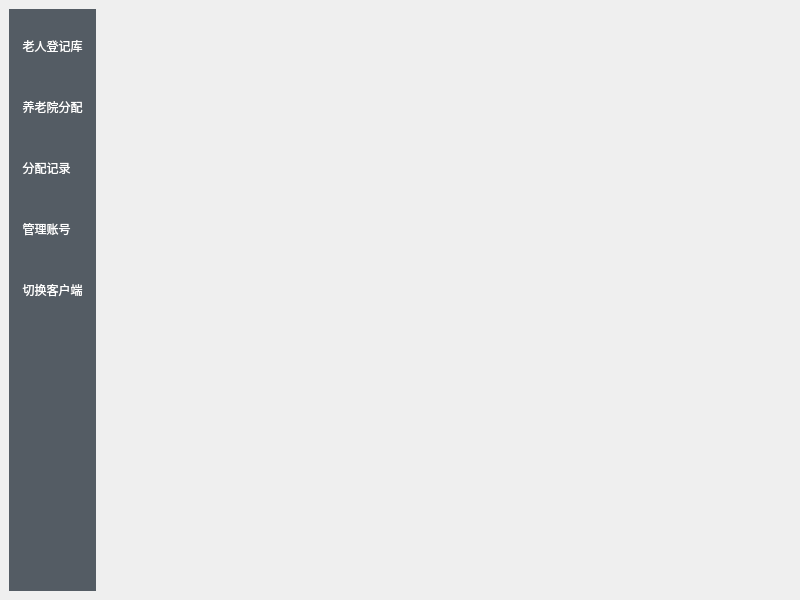
<?xml version="1.0" encoding="UTF-8"?>
<ui version="4.0">
 <class>MainWindow</class>
 <widget class="QMainWindow" name="MainWindow">
  <property name="geometry">
   <rect>
    <x>0</x>
    <y>0</y>
    <width>800</width>
    <height>600</height>
   </rect>
  </property>
  <property name="windowTitle">
   <string>MainWindow</string>
  </property>
  <widget class="QWidget" name="centralwidget">
   <property name="styleSheet">
    <string notr="true">QWidget#tool {;background-color:rgb(84,92,100);}
QWidget#tool QToolButton{border :none;background-color:rgb(84,92,100);color:white;min-height:55px;font:14px&quot;微软雅黑&quot;}
</string>
   </property>
   <layout class="QGridLayout" name="gridLayout_2">
    <item row="0" column="0">
     <widget class="QWidget" name="tool" native="true">
      <layout class="QGridLayout" name="gridLayout">
       <item row="3" column="0">
        <widget class="QToolButton" name="tb4">
         <property name="text">
          <string>管理账号</string>
         </property>
         <attribute name="buttonGroup">
          <string notr="true">buttonGroup</string>
         </attribute>
        </widget>
       </item>
       <item row="5" column="0">
        <spacer name="verticalSpacer">
         <property name="orientation">
          <enum>Qt::Vertical</enum>
         </property>
         <property name="sizeHint" stdset="0">
          <size>
           <width>20</width>
           <height>346</height>
          </size>
         </property>
        </spacer>
       </item>
       <item row="0" column="0">
        <widget class="QToolButton" name="tb1">
         <property name="text">
          <string>老人登记库</string>
         </property>
         <attribute name="buttonGroup">
          <string notr="true">buttonGroup</string>
         </attribute>
        </widget>
       </item>
       <item row="2" column="0">
        <widget class="QToolButton" name="tb2">
         <property name="text">
          <string>分配记录</string>
         </property>
         <attribute name="buttonGroup">
          <string notr="true">buttonGroup</string>
         </attribute>
        </widget>
       </item>
       <item row="1" column="0">
        <widget class="QToolButton" name="tb3">
         <property name="text">
          <string>养老院分配</string>
         </property>
         <attribute name="buttonGroup">
          <string notr="true">buttonGroup</string>
         </attribute>
        </widget>
       </item>
       <item row="4" column="0">
        <widget class="QToolButton" name="tb5">
         <property name="text">
          <string>切换客户端</string>
         </property>
        </widget>
       </item>
      </layout>
     </widget>
    </item>
    <item row="0" column="1">
     <widget class="QStackedWidget" name="stackedWidget">
      <property name="toolTipDuration">
       <number>-1</number>
      </property>
      <property name="lineWidth">
       <number>1</number>
      </property>
      <property name="currentIndex">
       <number>-1</number>
      </property>
     </widget>
    </item>
   </layout>
  </widget>
 </widget>
 <resources/>
 <connections>
  <connection>
   <sender>tb5</sender>
   <signal>clicked()</signal>
   <receiver>MainWindow</receiver>
   <slot>hide()</slot>
   <hints>
    <hint type="sourcelabel">
     <x>58</x>
     <y>289</y>
    </hint>
    <hint type="destinationlabel">
     <x>399</x>
     <y>299</y>
    </hint>
   </hints>
  </connection>
 </connections>
 <buttongroups>
  <buttongroup name="buttonGroup"/>
 </buttongroups>
</ui>
